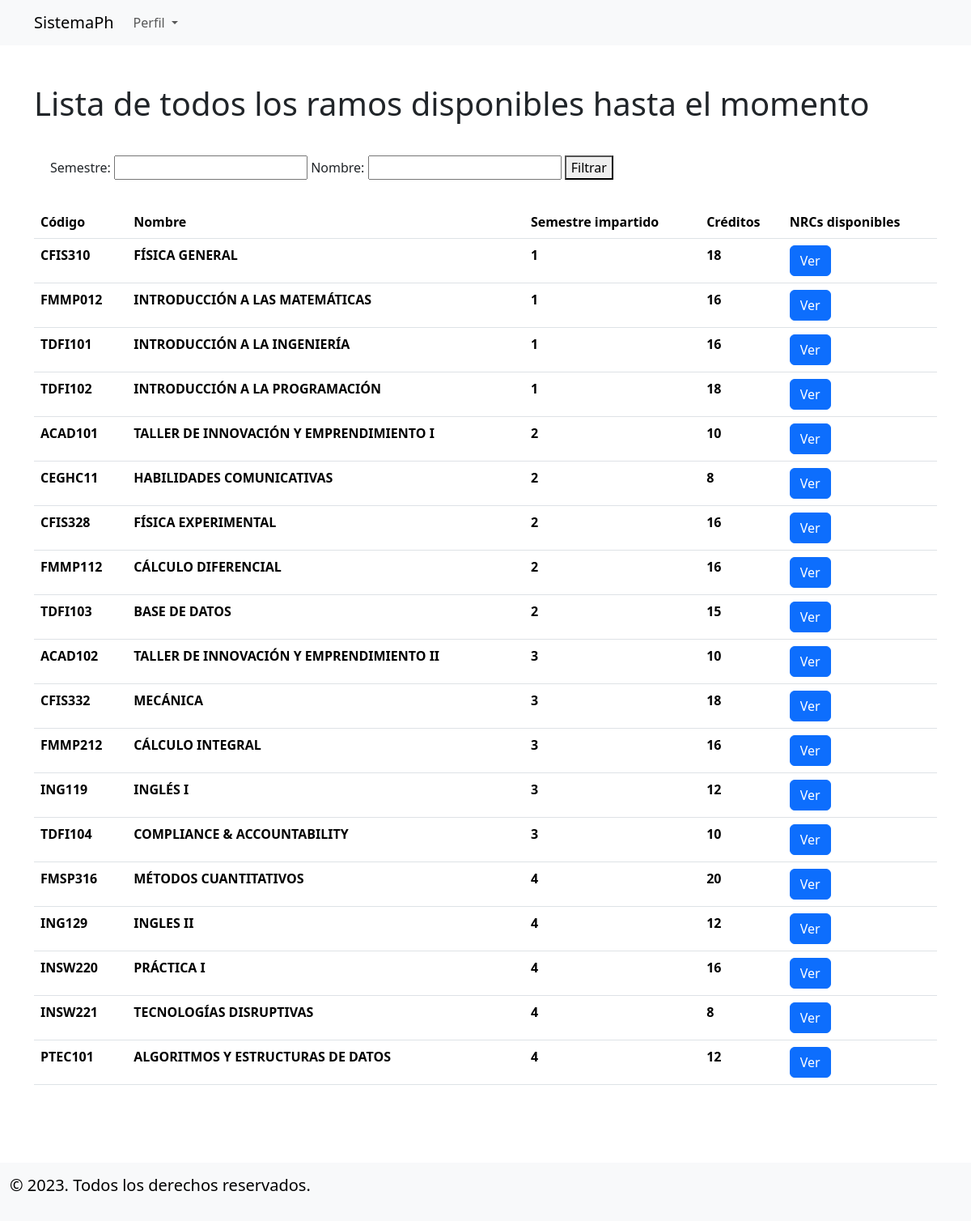
The app's page /ramos/ with its own data.
### applications/carreras/models.py (models this page shows, shortened)
class Ramo(models.Model):
    nrcs = models.ManyToManyField(to='horarios.NRC', blank=True)
    nombre = models.CharField(max_length=100,blank=True)
    creditos = models.PositiveIntegerField(blank=True)
    profesores = models.ManyToManyField(to='profesores.Profesor' ,blank=True, related_name='ramos')
    carreras = models.ManyToManyField('Carrera', blank=True, related_name='ramos')
    codigo = models.CharField(max_length=8, blank=True, null=True,unique=True)
    prerrequisito = models.ManyToManyField('self',blank=True)
    correquisito = models.ManyToManyField('self',blank=True)
    semestre = models.IntegerField(blank=True, null=True)
    class Meta:
        verbose_name = 'Ramo'
        verbose_name_plural = 'Ramos'

### applications/carreras/views.py (the view)
# urls.py: path('ramos/',RamoListView.as_view(),name='lista_ramos'),
class RamoListView(ListView):
    model = Ramo
    template_name = "ramos_lista.html"
    context_object_name = 'ramos'
    def get_queryset(self):
        semestre = self.request.GET.get('semestre')
        nombre = self.request.GET.get('nombre')
        queryset = Ramo.objects.all().order_by('semestre')
        if semestre:
            queryset = queryset.filter(semestre=semestre)
        if nombre:
            queryset = queryset.filter(nombre__icontains=nombre)
        return queryset

### applications/carreras/templates/ramos_lista.html (shortened to what this page needs)
{% extends 'base.html' %}
{% block content %}
<div class="container" style="padding-top: 3rem;">
    <div class="row">
        <div class="col-12">
            <h1>Lista de todos los ramos disponibles hasta el momento</h1>
        </div>
        <div class="container" style="padding: 2rem;">
            <form method="get" action="">
                Semestre: <input type="text" name="semestre" value="{{ request.GET.semestre }}">
                Nombre: <input type="text" name="nombre" value="{{ request.GET.nombre }}">
                <button type="submit">Filtrar</button>
            </form>
        </div>
    </div>
        <table class="table table-hover">
            <thead>
                <tr>
                    <th scope="col">Código</th>
                    <th scope="col">Nombre</th>
                    <th scope="col">Semestre impartido</th>
                    <th scope="col">Créditos</th>
                    <th scope="col">NRCs disponibles</th>
                </tr>
            </thead>
            <tbody>
                {% for ramo in ramos %}
                <tr>
                    <th scope="row"> {{ramo.codigo}} </th>
                    <th> {{ramo.nombre}} </th>
                    <th> {{ramo.semestre}} </th>
                    <th> {{ramo.creditos}} </th>
                    <th> <a class="btn btn-primary" href="{% url 'lista_nrcs_ramo' ramo.id %}" role="button">Ver</a> </th>
                </tr>
                {% endfor %}
            </tbody>
        </table>
</div>
{% endblock content %}

### applications/carreras/templates/base.html (shortened to what this page needs)
{% load static %}
<!DOCTYPE html>
<html lang="en">
<head>
    <link href="https://cdn.jsdelivr.net/npm/bootstrap@5.3.1/dist/css/bootstrap.min.css" rel="stylesheet">
</head>
<body>
    <header>
        <nav class="navbar navbar-expand-lg navbar-light bg-light sticky-top">
            <div class="container">
                <a class="navbar-brand" href="{% url 'home' %}">SistemaPh</a>
                <div class="collapse navbar-collapse" id="navbarNav">
                    <ul class="navbar-nav ml-auto">
                        <li class="nav-item dropdown">
                            <a class="nav-link dropdown-toggle" href="#" role="button" data-bs-toggle="dropdown" aria-expanded="false">
                              Perfil
                            </a>
                        </li>
                    </ul>
                </div>
            </div>
        </nav>
    </header>
    {% block content %}{% endblock content %}
    <footer style="padding-top: 5rem;position: absolute;width: 100%;">
        <nav class="navbar sticky-bottom bg-body-tertiary">
            <div class="container-fluid">
              <a class="navbar-brand" href="#"><p>&copy; 2023. Todos los derechos reservados.</p></a>
            </div>
        </nav>
    </footer>
</body>
</html>

### records on screen
Ramo: codigo "CFIS310", nombre "FÍSICA GENERAL", semestre "1", creditos "18"
Ramo: codigo "FMMP012", nombre "INTRODUCCIÓN A LAS MATEMÁTICAS", semestre "1", creditos "16"
Ramo: codigo "TDFI101", nombre "INTRODUCCIÓN A LA INGENIERÍA", semestre "1", creditos "16"
Ramo: codigo "TDFI102", nombre "INTRODUCCIÓN A LA PROGRAMACIÓN", semestre "1", creditos "18"
Ramo: codigo "ACAD101", nombre "TALLER DE INNOVACIÓN Y EMPRENDIMIENTO I", semestre "2", creditos "10"
Ramo: codigo "CEGHC11", nombre "HABILIDADES COMUNICATIVAS", semestre "2", creditos "8"
Ramo: codigo "CFIS328", nombre "FÍSICA EXPERIMENTAL", semestre "2", creditos "16"
Ramo: codigo "FMMP112", nombre "CÁLCULO DIFERENCIAL", semestre "2", creditos "16"
Ramo: codigo "TDFI103", nombre "BASE DE DATOS", semestre "2", creditos "15"
Ramo: codigo "ACAD102", nombre "TALLER DE INNOVACIÓN Y EMPRENDIMIENTO II", semestre "3", creditos "10"
Ramo: codigo "CFIS332", nombre "MECÁNICA", semestre "3", creditos "18"
Ramo: codigo "FMMP212", nombre "CÁLCULO INTEGRAL", semestre "3", creditos "16"
Ramo: codigo "ING119", nombre "INGLÉS I", semestre "3", creditos "12"
Ramo: codigo "TDFI104", nombre "COMPLIANCE & ACCOUNTABILITY", semestre "3", creditos "10"
Ramo: codigo "FMSP316", nombre "MÉTODOS CUANTITATIVOS", semestre "4", creditos "20"
Ramo: codigo "ING129", nombre "INGLES II", semestre "4", creditos "12"
Ramo: codigo "INSW220", nombre "PRÁCTICA I", semestre "4", creditos "16"
Ramo: codigo "INSW221", nombre "TECNOLOGÍAS DISRUPTIVAS", semestre "4", creditos "8"
Ramo: codigo "PTEC101", nombre "ALGORITMOS Y ESTRUCTURAS DE DATOS", semestre "4", creditos "12"
